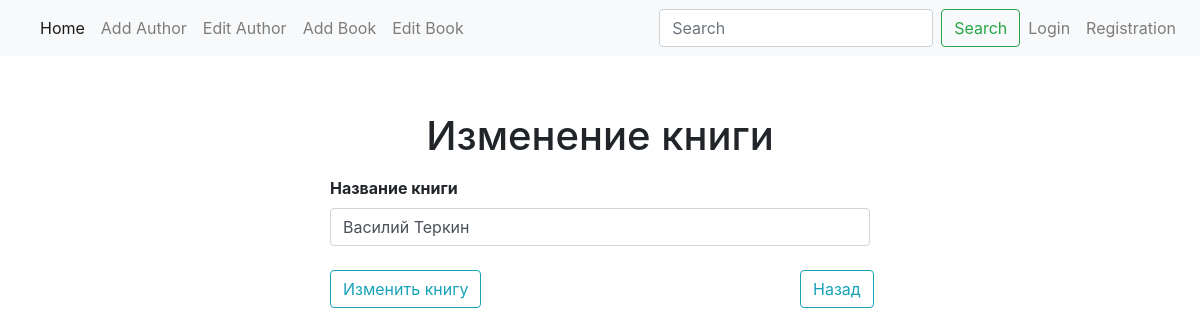
The page /updatebook/1 on the database as committed earlier.
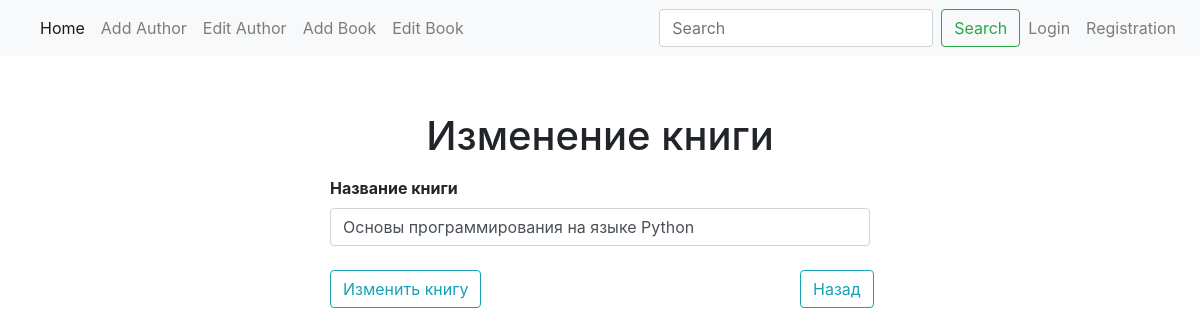
The same page on the database as committed later.
### app/models.py (models this page shows, shortened)
class Book(db.Model):
    id = db.Column(db.Integer, primary_key=True)
    title = db.Column(db.String(250), unique=True, nullable=False)
    authors = db.relationship('Author', secondary=books_authors, lazy='subquery',
        backref=db.backref('books', lazy=True))

### app/books/views.py (the view)
@app.route("/updatebook/<int:id>", methods=["POST", "GET"])
def update_book(id):
    print("hello")
    book = Book.query.get_or_404(id)
    if request.method == 'POST':
        form = AddBook(formdata=request.form, obj=book)
        form.populate_obj(book)
        db.session.commit()
        flash(f'Вы успешно изменили книгу', 'success')
        return redirect(url_for("book"))
    form = AddBook(obj=book)
    return render_template("edit_book_and_author.html", form=form, book=book, books="books")

### app/books/forms.py (shortened to what this page needs)
class AddBook(Form):
    title = StringField("Название книги", [validators.DataRequired()])

### app/templates/edit_book_and_author.html (shortened to what this page needs)
{% extends "base.html" %}
{% block content %}
<div class="container">
    <div class="row">
        <div class="col-md-3"></div>
        <div class="col-md-6">
            {% if books %}
                <h1 class="text-center p-2 mt-5">Изменение книги</h1>
                {% from "_formhelpers.html" import render_field %}
                <form action="{{ url_for('update_book', id=book.id) }}" method='POST'>
                    {{ render_field(form.title, class="form-control") }}
                    <input type="submit" value="Изменить книгу"  class="btn btn-outline-info mt-3" >
                </form>
                <a href="#" class="btn btn-outline-info" style="margin-top: -65px; margin-left: 470px; ">Назад</a>
            {% else %}
                {% from "_formhelpers.html" import render_field %}
            {% endif %}
{% endblock %}

### app/templates/_formhelpers.html (shortened to what this page needs)
{% macro render_field(field) %}
  <dt>{{ field.label }}
  <dd>{{ field(**kwargs)|safe }}
  </dd>
{% endmacro %}

Rows that differ between the two databases and show on the page:
changed Book: title "Василий Теркин" → "Основы программирования на языке Python"
